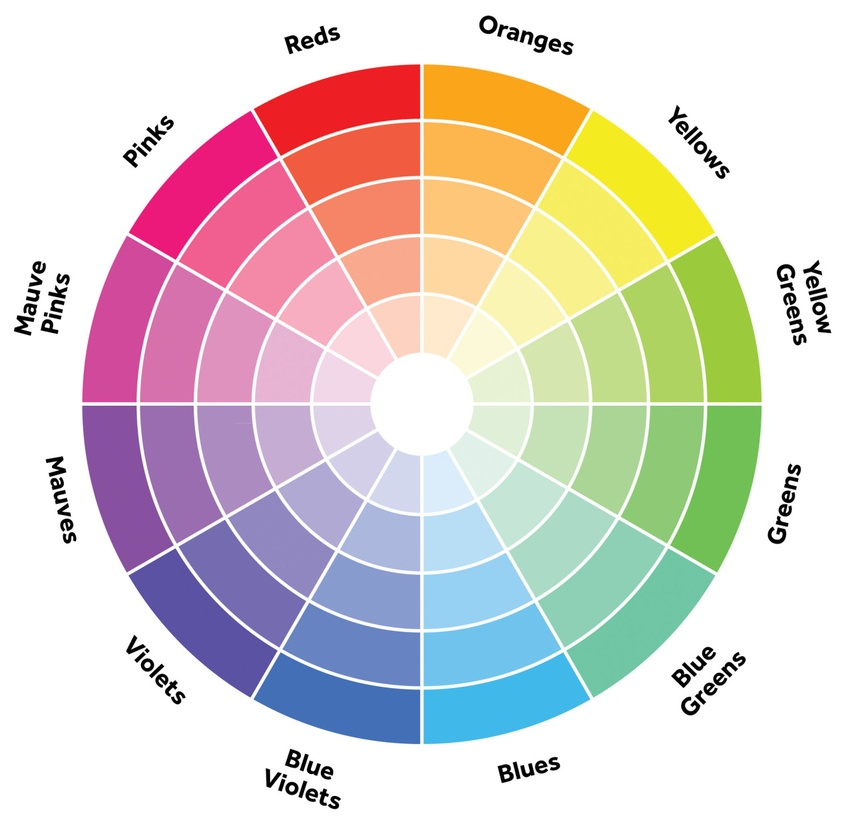
#> input picture 2_colorDetection/colourmap.jpg, 852 x 828 px, shrunk from 1280 x 1243 before the run, given in place of the camera
$ python 40_colorDetection.py
#> lines starting #> are read from the running program, lines starting #| are printed output that depends on the picture; after the words box and inside, x2 and y2 are one past the last pixel; in counts of white or black regions, pixels touching at a corner belong together
#!/usr/bin/env python3
# -*- coding: utf-8 -*-
"""
# －－－－湖南创乐博智能科技有限公司－－－－
#  文件名：40_colorDetection.py
#  版本：V2.0
#  author: zhulin
#  说明：颜色检测
#####################################################
"""
import cv2
import numpy as np
cap=cv2.VideoCapture(0)
while(1):
  # 获取每一帧
  ret,frame=cap.read()
#> frame is the input picture: shape (828, 852, 3); mean B, G, R 205, 209.8, 219
  # 转换到HSV
  hsv=cv2.cvtColor(frame,cv2.COLOR_BGR2HSV)
#> hsv: shape (828, 852, 3); mean H, S, V 47, 55.6, 235.2
  # 设定蓝色的阈值
  lower_blue=np.array([110,50,50])
  upper_blue=np.array([130,255,255])
  # 根据阈值构建掩模
  mask=cv2.inRange(hsv,lower_blue,upper_blue)
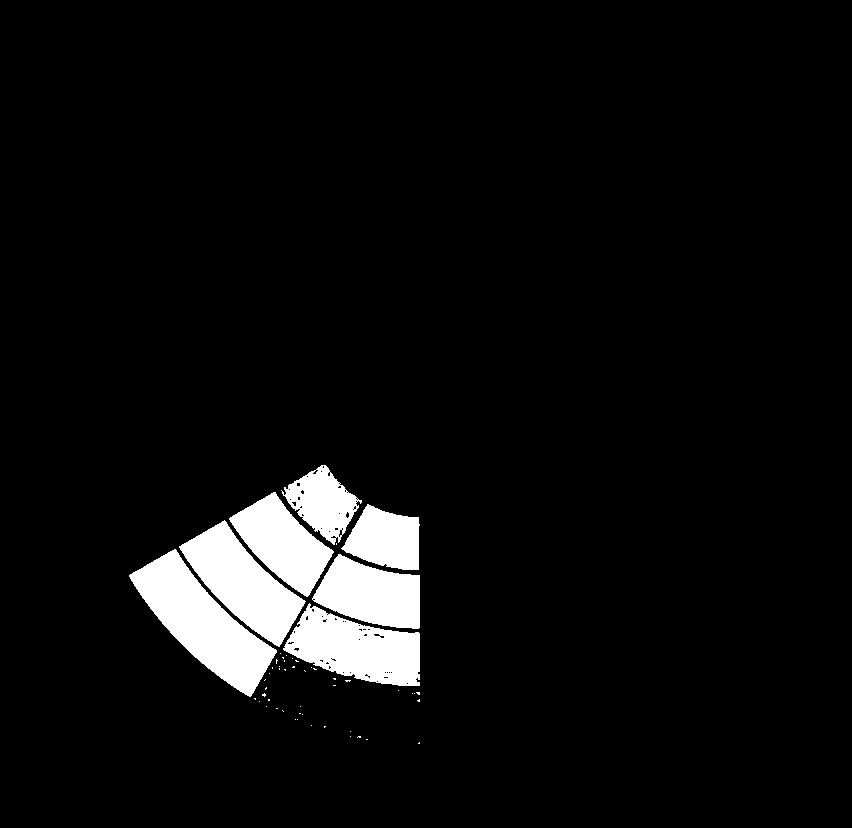
#> mask: shape (828, 852); 5.7% white; 53 white regions (46 under 20 px), largest, box (x1, y1, x2, y2) and area: (129, 549, 277, 697) 8707, (179, 520, 306, 647) 6931, (283, 603, 420, 686) 6803
  # 对原图像和掩模进行位运算
  res=cv2.bitwise_and(frame,frame,mask=mask)
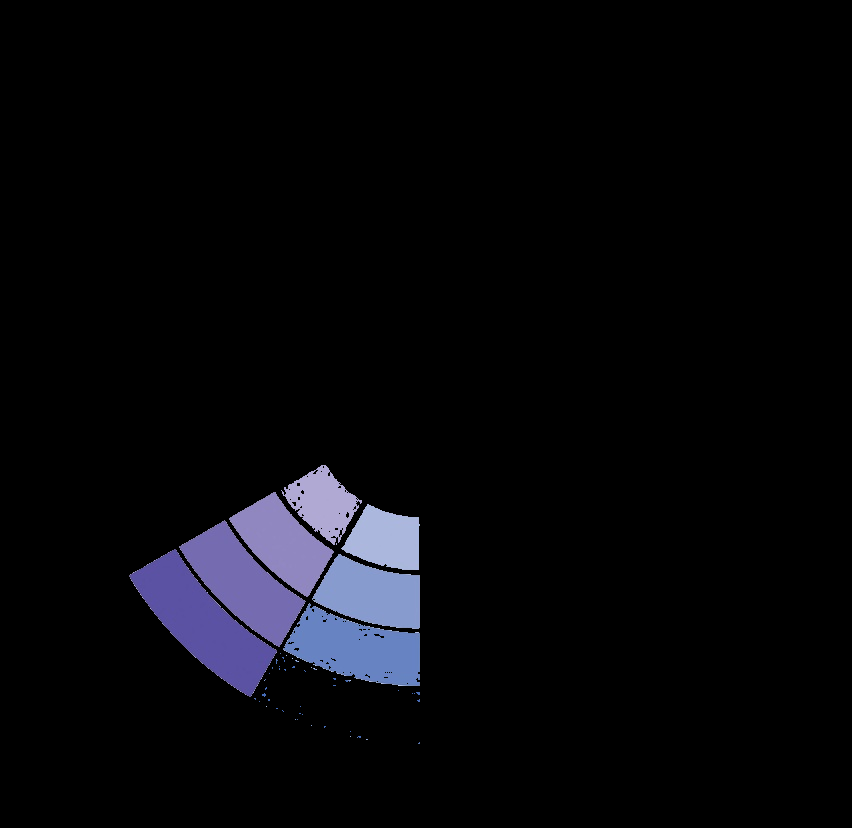
#> res: shape (828, 852, 3); mean B, G, R 10.7, 7.3, 7.1

  # 显示图像
  cv2.imshow('frame',frame)
  cv2.imshow('mask',mask)
  cv2.imshow('res',res)
  k=cv2.waitKey(5)&0xFF
#> (key Esc is pressed here)
  if k==27:
    break
# 关闭窗口
cv2.destroyAllWindows()

$ run again, on 2_colorDetection/makerobo1.jpg
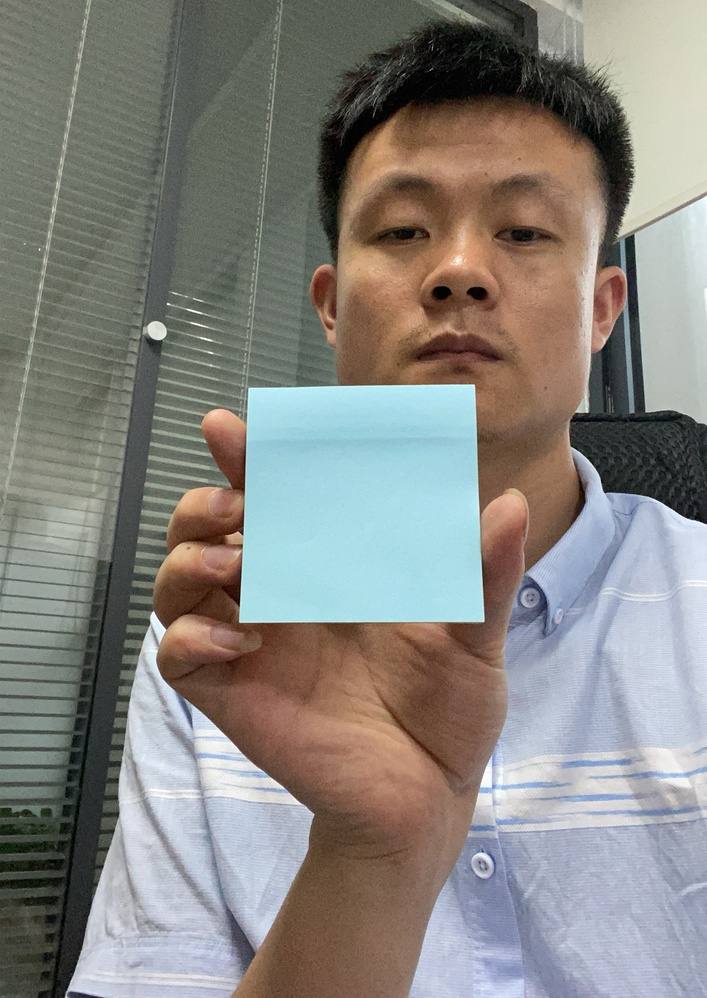
#> input picture 2_colorDetection/makerobo1.jpg, 707 x 998 px, shrunk from 1711 x 2415 before the run, given in place of the camera
#> frame is the input picture: shape (998, 707, 3); mean B, G, R 128.2, 132.8, 134.9
#> hsv: shape (998, 707, 3); mean H, S, V 57.6, 54.5, 147.5
#> `mask=cv2.inRange(hsv,lower_blue,upper_blue)`:
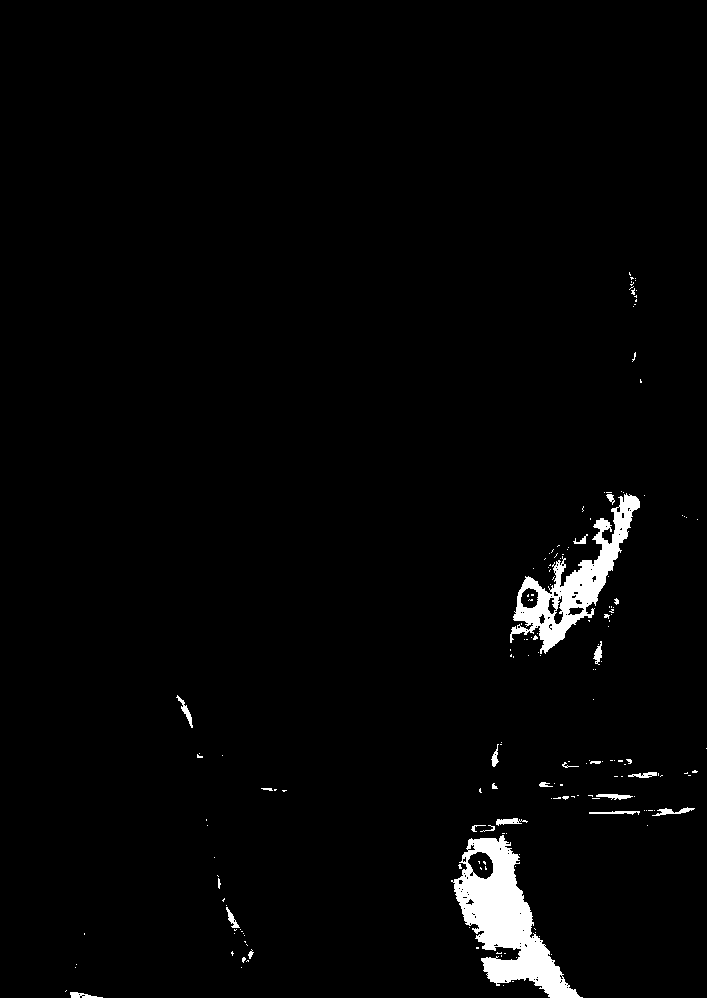
#> mask: shape (998, 707); 2.3% white; 178 white regions (154 under 20 px), largest, box (x1, y1, x2, y2) and area: (451, 835, 583, 998) 8357, (510, 493, 640, 654) 5503, (652, 807, 695, 816) 153
#> `res=cv2.bitwise_and(frame,frame,mask=mask)`:
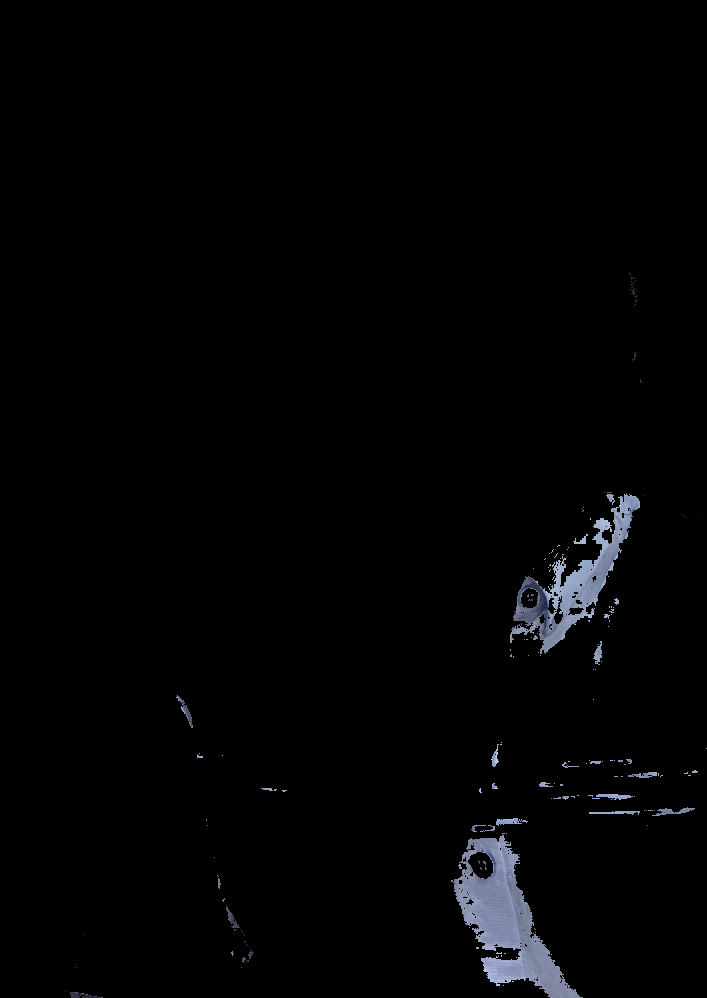
#> res: shape (998, 707, 3); mean B, G, R 3.9, 3.2, 3
